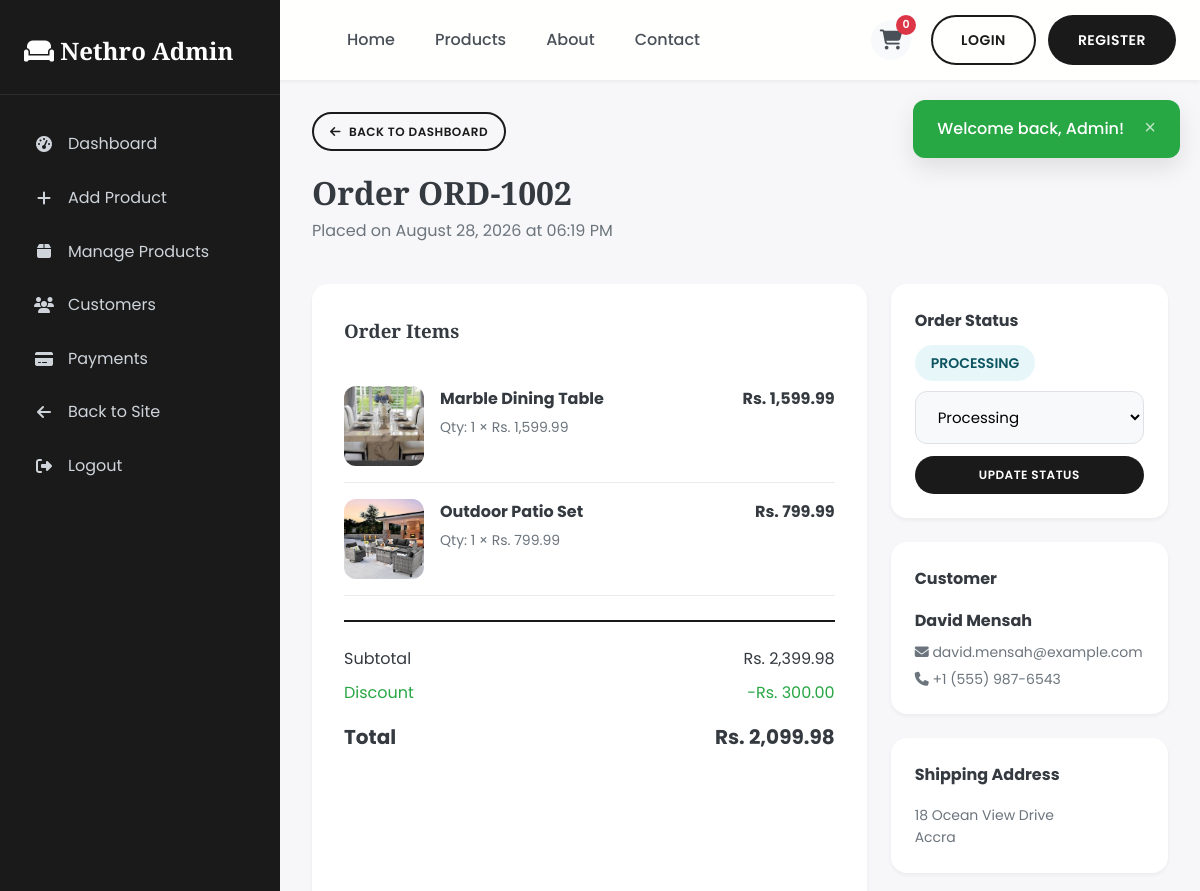
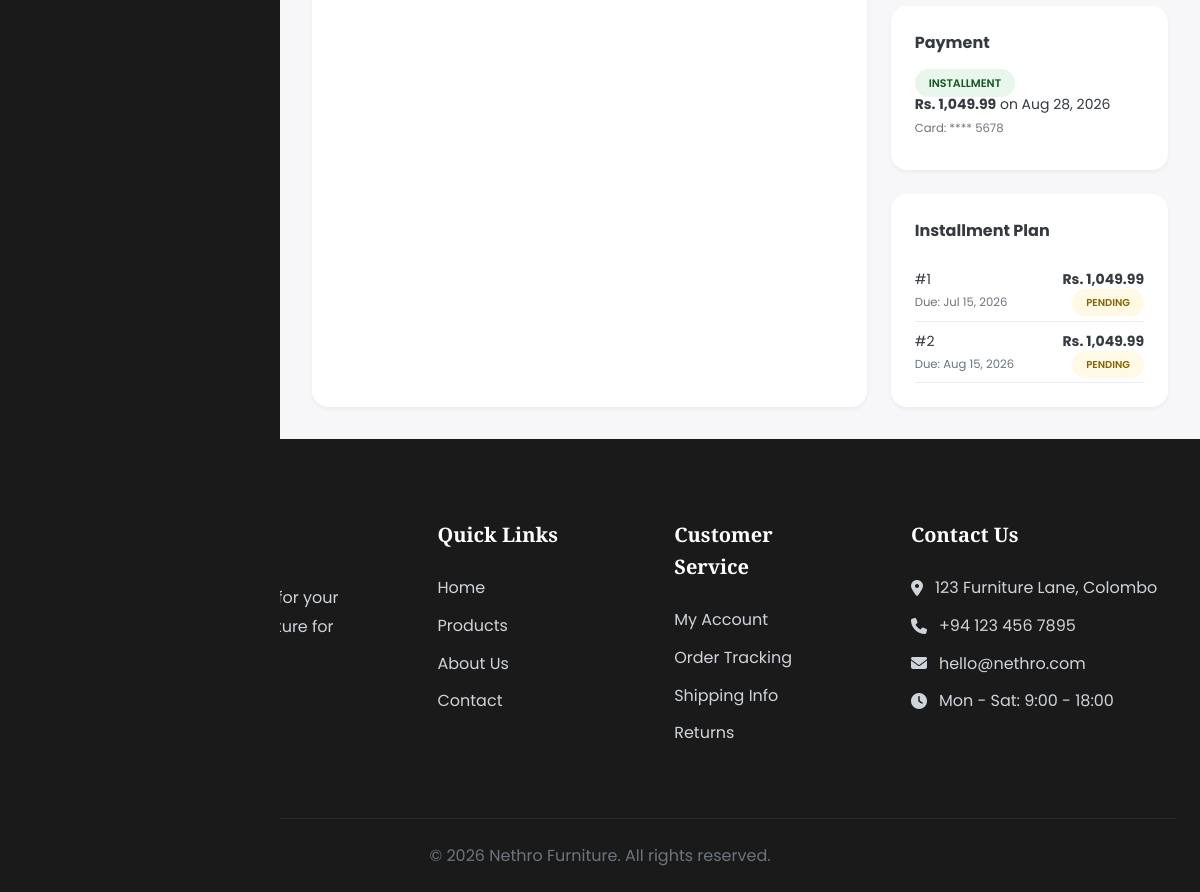
/admin/order_details.php?id=2 (signed in), run on the app's committed database (2 pictures, top to bottom).
### tables this page shows
CREATE TABLE orders (
    id INT AUTO_INCREMENT PRIMARY KEY,
    user_id INT NOT NULL,
    order_number VARCHAR(20) UNIQUE NOT NULL,
    total_amount DECIMAL(10,2) NOT NULL,
    discount_amount DECIMAL(10,2) DEFAULT 0.00,
    final_amount DECIMAL(10,2) NOT NULL,
    status ENUM('pending', 'processing', 'shipped', 'delivered', 'cancelled') DEFAULT 'pending',
    payment_status ENUM('pending', 'paid', 'partial', 'failed') DEFAULT 'pending',
    payment_method ENUM('full', 'installment') NOT NULL,
    shipping_address TEXT NOT NULL,
    shipping_city VARCHAR(50) NOT NULL,
    shipping_phone VARCHAR(20) NOT NULL,
    notes TEXT,
    created_at TIMESTAMP DEFAULT CURRENT_TIMESTAMP,
    updated_at TIMESTAMP DEFAULT CURRENT_TIMESTAMP ON UPDATE CURRENT_TIMESTAMP,
    FOREIGN KEY (user_id) REFERENCES users(id) ON DELETE CASCADE
);

CREATE TABLE order_items (
    id INT AUTO_INCREMENT PRIMARY KEY,
    order_id INT NOT NULL,
    product_id INT NOT NULL,
    quantity INT NOT NULL,
    unit_price DECIMAL(10,2) NOT NULL,
    total_price DECIMAL(10,2) NOT NULL,
    FOREIGN KEY (order_id) REFERENCES orders(id) ON DELETE CASCADE,
    FOREIGN KEY (product_id) REFERENCES products(id) ON DELETE CASCADE
);

CREATE TABLE products (
    id INT AUTO_INCREMENT PRIMARY KEY,
    category_id INT,
    name VARCHAR(100) NOT NULL,
    slug VARCHAR(100) UNIQUE NOT NULL,
    description TEXT,
    short_description VARCHAR(255),
    price DECIMAL(10,2) NOT NULL,
    stock_quantity INT DEFAULT 0,
    image VARCHAR(255),
    gallery TEXT,
    dimensions VARCHAR(100),
    material VARCHAR(100),
    weight DECIMAL(8,2),
    featured BOOLEAN DEFAULT FALSE,
    status ENUM('active', 'inactive') DEFAULT 'active',
    created_at TIMESTAMP DEFAULT CURRENT_TIMESTAMP,
    updated_at TIMESTAMP DEFAULT CURRENT_TIMESTAMP ON UPDATE CURRENT_TIMESTAMP,
    FOREIGN KEY (category_id) REFERENCES categories(id) ON DELETE SET NULL
);

CREATE TABLE users (
    id INT AUTO_INCREMENT PRIMARY KEY,
    first_name VARCHAR(50) NOT NULL,
    last_name VARCHAR(50) NOT NULL,
    email VARCHAR(100) UNIQUE NOT NULL,
    password VARCHAR(255) NOT NULL,
    phone VARCHAR(20),
    address TEXT,
    city VARCHAR(50),
    created_at TIMESTAMP DEFAULT CURRENT_TIMESTAMP,
    updated_at TIMESTAMP DEFAULT CURRENT_TIMESTAMP ON UPDATE CURRENT_TIMESTAMP
);

CREATE TABLE payments (
    id INT AUTO_INCREMENT PRIMARY KEY,
    order_id INT NOT NULL,
    user_id INT NOT NULL,
    amount DECIMAL(10,2) NOT NULL,
    payment_type ENUM('full', 'installment', 'down_payment') NOT NULL,
    card_holder_name VARCHAR(100),
    card_last_four VARCHAR(4),
    transaction_id VARCHAR(100),
    status ENUM('completed', 'pending', 'failed') DEFAULT 'completed',
    paid_at TIMESTAMP DEFAULT CURRENT_TIMESTAMP,
    FOREIGN KEY (order_id) REFERENCES orders(id) ON DELETE CASCADE,
    FOREIGN KEY (user_id) REFERENCES users(id) ON DELETE CASCADE
);

CREATE TABLE installments (
    id INT AUTO_INCREMENT PRIMARY KEY,
    order_id INT NOT NULL,
    installment_number INT NOT NULL,
    amount DECIMAL(10,2) NOT NULL,
    due_date DATE NOT NULL,
    paid_date DATE NULL,
    status ENUM('pending', 'paid', 'overdue', 'late') DEFAULT 'pending',
    created_at TIMESTAMP DEFAULT CURRENT_TIMESTAMP,
    FOREIGN KEY (order_id) REFERENCES orders(id) ON DELETE CASCADE
);

### includes/db.php (called while the page is built, shortened)
<?php
$conn = new mysqli(DB_HOST, DB_USER, DB_PASS, DB_NAME);
$conn->set_charset("utf8mb4");
function executeQuery($sql, $types = "", $params = []) {
    global $conn;
    $stmt = $conn->prepare($sql);
    if ($types && !empty($params)) {
        $stmt->bind_param($types, ...$params);
    }
    if (!$stmt->execute()) {
        trigger_error('DB execute failed: ' . $stmt->error, E_USER_WARNING);
    }
    return $stmt;
}
function fetchOne($sql, $types = "", $params = []) {
    $stmt = executeQuery($sql, $types, $params);
    $result = $stmt->get_result();
    return $result->fetch_assoc();
}
function fetchAll($sql, $types = "", $params = []) {
    $stmt = executeQuery($sql, $types, $params);
    $result = $stmt->get_result();
    return $result->fetch_all(MYSQLI_ASSOC);
}
function formatPrice($price) {
    return 'Rs. ' . number_format($price, 2);
}
?>

### admin/order_details.php (the view, shortened to what this page needs)
<?php
require_once '../includes/db.php';
$orderId = intval($_GET['id'] ?? 0);
$order = fetchOne("
    SELECT o.*, u.first_name, u.last_name, u.email, u.phone as user_phone
    FROM orders o
    LEFT JOIN users u ON o.user_id = u.id
    WHERE o.id = ?
", "i", [$orderId]);
$orderItems = fetchAll("
    SELECT oi.*, p.name, p.image, p.slug
    FROM order_items oi
    JOIN products p ON oi.product_id = p.id
    WHERE oi.order_id = ?
", "i", [$orderId]);
$payments = fetchAll("SELECT * FROM payments WHERE order_id = ? ORDER BY paid_at DESC", "i", [$orderId]);
$installments = fetchAll("SELECT * FROM installments WHERE order_id = ? ORDER BY installment_number", "i", [$orderId]);
require_once '../includes/header.php';
?>
<div class="admin-layout">
    <aside class="admin-sidebar">
        <div class="admin-sidebar-header">
            <h2><i class="fas fa-couch"></i> Nethro Admin</h2>
        </div>
        <ul class="admin-nav">
            <li><a href="dashboard.php"><i class="fas fa-tachometer-alt"></i> Dashboard</a></li>
            <li><a href="add_product.php"><i class="fas fa-plus"></i> Add Product</a></li>
            <li><a href="manage_products.php"><i class="fas fa-box"></i> Manage Products</a></li>
            <li><a href="customers.php"><i class="fas fa-users"></i> Customers</a></li>
            <li><a href="payments.php"><i class="fas fa-credit-card"></i> Payments</a></li>
            <li><a href="../index.php"><i class="fas fa-arrow-left"></i> Back to Site</a></li>
            <li><a href="../logout.php"><i class="fas fa-sign-out-alt"></i> Logout</a></li>
        </ul>
    </aside>
    <main class="admin-main">
        <div style="margin-bottom: 40px;">
            <a href="dashboard.php" class="btn btn-sm btn-outline" style="margin-bottom: 16px;"><i class="fas fa-arrow-left"></i> Back to Dashboard</a>
            <h1 style="font-family: var(--font-display); font-size: 32px;">Order <?php echo $order['order_number']; ?></h1>
            <p style="color: var(--gray-600);">Placed on <?php echo date('F d, Y \a\t h:i A', strtotime($order['created_at'])); ?></p>
        </div>
        <div style="display: grid; grid-template-columns: 2fr 1fr; gap: 24px;">
            <div style="background: white; border-radius: var(--radius-lg); padding: 32px; box-shadow: var(--shadow-sm);">
                <h3 style="font-family: var(--font-display); margin-bottom: 24px;">Order Items</h3>
                <?php foreach ($orderItems as $item): ?>
                <div style="display: flex; gap: 16px; padding: 16px 0; border-bottom: 1px solid var(--gray-200);">
                    <img src="<?php echo $item['image'] ? '../images/products/' . $item['image'] : 'https://via.placeholder.com/80'; ?>"
                         style="width: 80px; height: 80px; object-fit: cover; border-radius: var(--radius-md);">
                    <div style="flex: 1;">
                        <h4 style="margin-bottom: 4px;"><?php echo $item['name']; ?></h4>
                        <p style="color: var(--gray-600); font-size: 14px;">Qty: <?php echo $item['quantity']; ?> × <?php echo formatPrice($item['unit_price']); ?></p>
                    </div>
                    <div style="font-weight: 700;"><?php echo formatPrice($item['total_price']); ?></div>
                </div>
                <?php endforeach; ?>
                <div style="margin-top: 24px; padding-top: 24px; border-top: 2px solid var(--primary);">
                    <div style="display: flex; justify-content: space-between; margin-bottom: 8px;">
                        <span>Subtotal</span>
                        <span><?php echo formatPrice($order['total_amount']); ?></span>
                    </div>
                    <?php if ($order['discount_amount'] > 0): ?>
                    <div style="display: flex; justify-content: space-between; margin-bottom: 8px; color: var(--success);">
                        <span>Discount</span>
                        <span>-<?php echo formatPrice($order['discount_amount']); ?></span>
                    </div>
                    <?php endif; ?>
                    <div style="display: flex; justify-content: space-between; font-size: 20px; font-weight: 700; margin-top: 16px;">
                        <span>Total</span>
                        <span><?php echo formatPrice($order['final_amount']); ?></span>
                    </div>
                </div>
            </div>
            <div>
                <div style="background: white; border-radius: var(--radius-lg); padding: 24px; box-shadow: var(--shadow-sm); margin-bottom: 24px;">
                    <h4 style="margin-bottom: 16px;">Order Status</h4>
                    <div style="margin-bottom: 16px;">
                        <span class="status-badge status-<?php echo $order['status']; ?>" style="font-size: 14px; padding: 8px 16px;">
                            <?php echo ucfirst($order['status']); ?>
                        </span>
                    </div>
                    <form method="POST" action="">
                        <select name="status" class="form-control" style="margin-bottom: 12px;">
                            <option value="processing" <?php echo $order['status'] === 'processing' ? 'selected' : ''; ?>>Processing</option>
                        </select>
                        <button type="submit" name="update_status" class="btn btn-primary btn-sm" style="width: 100%;">Update Status</button>
                    </form>
                </div>
                <div style="background: white; border-radius: var(--radius-lg); padding: 24px; box-shadow: var(--shadow-sm); margin-bottom: 24px;">
                    <h4 style="margin-bottom: 16px;">Customer</h4>
                    <p style="margin-bottom: 8px;"><strong><?php echo htmlspecialchars($order['first_name'] . ' ' . $order['last_name']); ?></strong></p>
                    <p style="color: var(--gray-600); font-size: 14px; margin-bottom: 4px;"><i class="fas fa-envelope"></i> <?php echo $order['email']; ?></p>
                    <p style="color: var(--gray-600); font-size: 14px;"><i class="fas fa-phone"></i> <?php echo $order['shipping_phone']; ?></p>
                </div>
                <div style="background: white; border-radius: var(--radius-lg); padding: 24px; box-shadow: var(--shadow-sm); margin-bottom: 24px;">
                    <h4 style="margin-bottom: 16px;">Shipping Address</h4>
                    <p style="color: var(--gray-600); font-size: 14px; line-height: 1.6;">
                        <?php echo nl2br(htmlspecialchars($order['shipping_address'])); ?><br>
                        <?php echo htmlspecialchars($order['shipping_city']); ?>
                    </p>
                </div>
                <?php if (!empty($payments)): ?>
                <div style="background: white; border-radius: var(--radius-lg); padding: 24px; box-shadow: var(--shadow-sm); margin-bottom: 24px;">
                    <h4 style="margin-bottom: 16px;">Payment</h4>
                    <?php foreach ($payments as $payment): ?>
                    <div style="font-size: 14px; margin-bottom: 8px;">
                        <span class="status-badge status-delivered" style="font-size: 11px;"><?php echo ucfirst(str_replace('_', ' ', $payment['payment_type'])); ?></span><br>
                        <strong><?php echo formatPrice($payment['amount']); ?></strong> on <?php echo date('M d, Y', strtotime($payment['paid_at'])); ?><br>
                        <small style="color: var(--gray-600);">Card: **** <?php echo $payment['card_last_four']; ?></small>
                    </div>
                    <?php endforeach; ?>
                </div>
                <?php endif; ?>
                <?php if (!empty($installments)): ?>
                <div style="background: white; border-radius: var(--radius-lg); padding: 24px; box-shadow: var(--shadow-sm);">
                    <h4 style="margin-bottom: 16px;">Installment Plan</h4>
                    <?php foreach ($installments as $inst): ?>
                    <div style="display: flex; justify-content: space-between; align-items: center; padding: 8px 0; border-bottom: 1px solid var(--gray-200); font-size: 14px;">
                        <div>
                            <div>#<?php echo $inst['installment_number']; ?></div>
                            <small style="color: var(--gray-600);">Due: <?php echo date('M d, Y', strtotime($inst['due_date'])); ?></small>
                        </div>
                        <div style="text-align: right;">
                            <div><strong><?php echo formatPrice($inst['amount']); ?></strong></div>
                            <span class="status-badge status-<?php echo $inst['status']; ?>" style="font-size: 10px;"><?php echo ucfirst($inst['status']); ?></span>
                        </div>
                    </div>
                    <?php endforeach; ?>
                </div>
                <?php endif; ?>
            </div>
        </div>
    </main>
</div>
<?php require_once '../includes/footer.php'; ?>

### css/style.css (style rules this page uses)
:root { --primary: #1a1a1a; --primary-light: #2d2d2d; --secondary: #f5f0eb; --accent: #c9a96e; --accent-dark: #b8945f; --white: #ffffff; --gray-100: #f8f9fa; --gray-200: #e9ecef; --gray-300: #dee2e6; --gray-400: #ced4da; --gray-500: #adb5bd; --gray-600: #6c757d; --gray-700: #495057; --gray-800: #343a40; --gray-900: #212529; --success: #28a745; --danger: #dc3545; --warning: #ffc107; --info: #17a2b8; --font-primary: 'Poppins', sans-serif; --font-display: 'Playfair Display', serif; --shadow-sm: 0 2px 4px rgba(0,0,0,0.05); --shadow-md: 0 4px 6px rgba(0,0,0,0.07); --shadow-lg: 0 10px 25px rgba(0,0,0,0.1); --shadow-xl: 0 20px 40px rgba(0,0,0,0.15); --radius-sm: 8px; --radius-md: 12px; --radius-lg: 16px; --radius-xl: 24px; --radius-full: 9999px; --transition: all 0.3s cubic-bezier(0.4, 0, 0.2, 1); }
* { margin: 0; padding: 0; box-sizing: border-box; }
html { scroll-behavior: smooth; }
body { font-family: var(--font-primary); background-color: var(--secondary); color: var(--gray-800); line-height: 1.6; overflow-x: hidden; }
a { text-decoration: none; color: inherit; transition: var(--transition); }
img { max-width: 100%; height: auto; display: block; }
.btn { display: inline-flex; align-items: center; justify-content: center; gap: 8px; padding: 12px 28px; border-radius: var(--radius-full); font-family: inherit; font-weight: 600; font-size: 14px; cursor: pointer; transition: var(--transition); border: 2px solid transparent; text-transform: uppercase; letter-spacing: 0.5px; }
.btn-primary { background: var(--primary); color: white; }
.btn-outline { background: transparent; color: var(--primary); border-color: var(--primary); }
.btn-sm { padding: 8px 16px; font-size: 12px; }
.form-control { width: 100%; padding: 14px 18px; border: 1px solid var(--gray-300); border-radius: var(--radius-md); font-family: inherit; font-size: 15px; transition: var(--transition); background: var(--gray-100); }
.admin-layout { display: grid; grid-template-columns: 280px 1fr; min-height: calc(100vh - 80px); }
.admin-sidebar { background: var(--primary); color: white; padding: 32px 0; position: fixed; width: 280px; height: 100%; overflow-y: auto; }
.admin-sidebar-header { padding: 0 24px 24px; border-bottom: 1px solid var(--primary-light); margin-bottom: 24px; }
.admin-sidebar-header h2 { font-family: var(--font-display); font-size: 24px; }
.admin-nav { list-style: none; padding: 0 16px; }
.admin-nav li { margin-bottom: 4px; }
.admin-nav a { display: flex; align-items: center; gap: 12px; padding: 12px 16px; border-radius: var(--radius-md); color: var(--gray-400); transition: var(--transition); }
.admin-nav i { width: 24px; text-align: center; }
.admin-main { margin-left: 280px; padding: 32px; background: var(--gray-100); min-height: calc(100vh - 80px); }
.status-badge { padding: 6px 14px; border-radius: var(--radius-full); font-size: 12px; font-weight: 600; text-transform: uppercase; }
.status-pending { background: rgba(255, 193, 7, 0.1); color: #856404; }
.status-processing { background: rgba(23, 162, 184, 0.1); color: #0c5460; }
.status-delivered { background: rgba(40, 167, 69, 0.1); color: #155724; }

### css/admin.css (style rules this page uses)
.admin-layout { width: 100%; grid-template-columns: minmax(0, 1fr); }
.admin-sidebar { top: 0; left: 0; z-index: 1001; }
.admin-main { background: #f7f7f9; grid-column: 1; margin-left: 280px; min-width: 0; overflow-x: auto; }
.admin-main .btn { min-width: 120px; }

### data on the page
orders: order_number "ORD-1002", created_at "August 28, 2026 at 06:19 PM", total_amount "Rs. 2,399.98", discount_amount "Rs. 300.00", final_amount "Rs. 2,099.98", status "PROCESSING", status "Processing", user.last_name "David Mensah", user.email "david.mensah@example.com", shipping_phone "+1 (555) 987-6543", shipping_address "18 Ocean View Drive", shipping_city "Accra"
order_items: product.image (picture), product.name "Marble Dining Table", quantity "1", unit_price "Rs. 1,599.99", total_price "Rs. 1,599.99"
order_items: product.image (picture), product.name "Outdoor Patio Set", quantity "1", unit_price "Rs. 799.99", total_price "Rs. 799.99"
payments: payment_type "INSTALLMENT", amount "Rs. 1,049.99", paid_at "Aug 28, 2026", card_last_four "5678"
installments: installment_number "1", due_date "Jul 15, 2026", amount "Rs. 1,049.99", status "PENDING"
installments: installment_number "2", due_date "Aug 15, 2026", amount "Rs. 1,049.99", status "PENDING"

### other printed values
$flash['message'] "Welcome back, Admin!"
getCartCount() "0"
